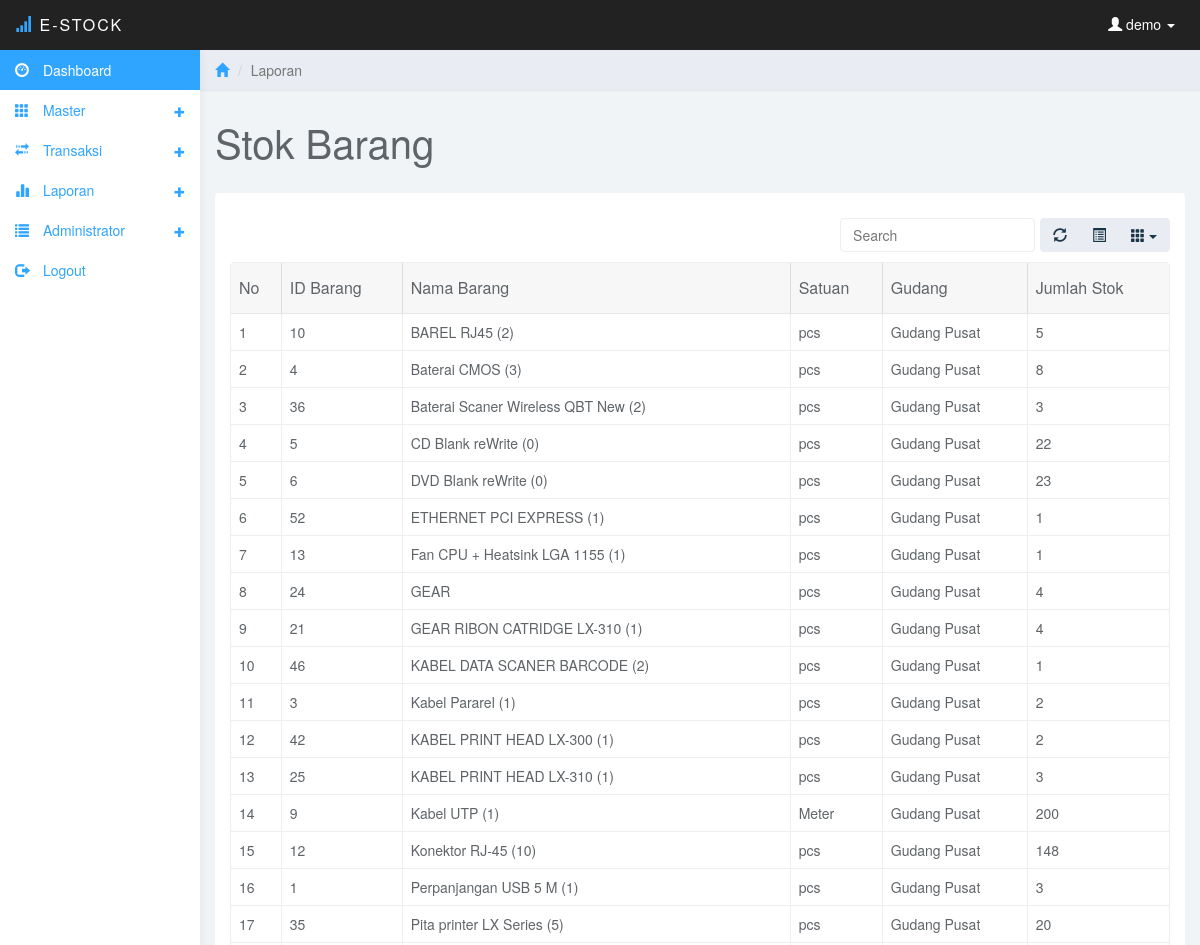
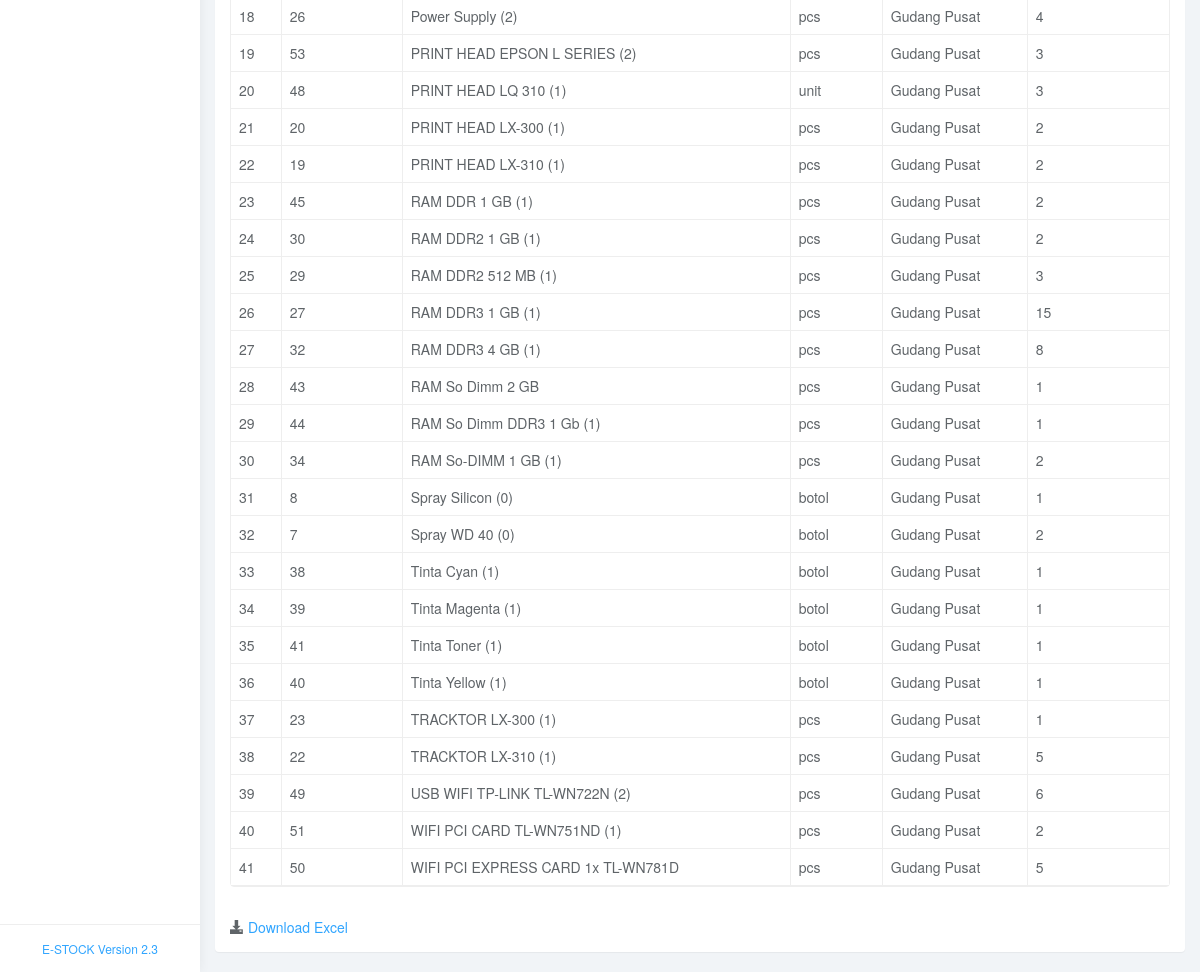
Page /laporan1.php (signed in) on the committed database (2 pictures, top to bottom).
### tables this page shows
CREATE TABLE `posisi` (
  `id_posisi` int(11) NOT NULL,
  `id_barang` int(11) NOT NULL,
  `id_gudang` int(11) NOT NULL,
  `stok` int(11) NOT NULL
);

CREATE TABLE `barang` (
  `id_barang` int(11) NOT NULL,
  `nama_barang` varchar(50) NOT NULL,
  `satuan` varchar(10) NOT NULL,
  `harga_beli` int(11) NOT NULL,
  `harga_jual` int(11) NOT NULL
);

CREATE TABLE `gudang` (
  `id_gudang` int(11) NOT NULL,
  `kode_gudang` varchar(20) NOT NULL,
  `nama_gudang` varchar(30) NOT NULL
);

### laporan1.php (the view, shortened to what this page needs)
<?php
include ("koneksi/koneksi.php");
$pengguna=$_SESSION['username'];
?>
<!DOCTYPE html>
<html>
<head>
<link href="css/bootstrap.min.css" rel="stylesheet">
<link href="css/datepicker3.css" rel="stylesheet">
<link href="css/bootstrap-table.css" rel="stylesheet">
<link href="css/styles.css" rel="stylesheet">
</head>
<body>
	<nav class="navbar navbar-inverse navbar-fixed-top" role="navigation">
		<div class="container-fluid">
			<div class="navbar-header">
				<a class="navbar-brand" href="#"><span class="glyphicon glyphicon-signal"></span> E-Stock<span></span></a>
				<ul class="user-menu">
					<li class="dropdown pull-right">
						<a href="#" class="dropdown-toggle" data-toggle="dropdown"><span class="glyphicon glyphicon-user"></span>
						<?php
						echo " $pengguna";
						?>
						<span class="caret"></span></a>
					</li>
				</ul>
			</div>
		</div>
	</nav>
	<?php
	include("menu.php");
	?>
	<div class="col-sm-9 col-sm-offset-3 col-lg-10 col-lg-offset-2 main">
		<div class="row">
			<ol class="breadcrumb">
				<li><a href="#"><span class="glyphicon glyphicon-home"></span></a></li>
				<li class="active">Laporan</li>
			</ol>
		</div>
		<div class="row">
			<div class="col-lg-12">
				<h1 class="page-header">Stok Barang</h1>
			</div>
		</div>
		<div class="row">
			<div class="col-lg-12">
				<div class="panel panel-default">
					<div class="panel-body">
						<table data-toggle="table" data-url="tables/data1.json"  data-show-refresh="true" data-show-toggle="true" data-show-columns="true" data-search="true" data-select-item-name="toolbar1" data-pagination="false" data-sort-name="name" data-sort-order="asc">
						    <thead>
						    <tr>
								<th data-field="no" data-sortable="true">No</th>
						        <th data-field="idbarang"  data-sortable="true">ID Barang</th>
								<th data-field="namabarang"  data-sortable="true">Nama Barang</th>
						        <th data-field="satuan" data-sortable="true">Satuan</th>
								<th data-field="gudang" data-sortable="true">Gudang</th>
								<th data-field="stok" data-sortable="true">Jumlah Stok</th>
							</tr>
							</thead>
							<tbody>
							<?php
							if(substr($_SESSION['level'],0,6)=='gudang')
							{
								$sqlcari=mysqli_query($con,"select * from gudang where kode_gudang='$_SESSION[level]'");
								$dtcari=mysqli_fetch_array($sqlcari);
								$idgudang=$dtcari['id_gudang'];
								$sqlbarang="select b.id_barang, b.nama_barang,b.satuan, g.id_gudang, g.nama_gudang,p.stok from barang b, gudang g, posisi p where (b.id_barang=p.id_barang) and (g.id_gudang=p.id_gudang) and (p.id_gudang='$idgudang') order by b.nama_barang asc";
							}
							else
							{
								$sqlbarang="select b.id_barang, b.nama_barang,b.satuan, g.id_gudang, g.nama_gudang,p.stok from barang b, gudang g, posisi p where (b.id_barang=p.id_barang) and (g.id_gudang=p.id_gudang) order by b.nama_barang asc";
							}
							$querybarang=mysqli_query($con,$sqlbarang);
							$urut=1;
							while ($databarang=mysqli_fetch_array($querybarang))
							{
							$idbrg=$databarang['id_barang'];
							$namabrg=$databarang['nama_barang'];
							$satuan=$databarang['satuan'];
							$gudang=$databarang['nama_gudang'];
							$stok=$databarang['stok'];
							echo '
							<tr>
						        <td data-field="no"  data-sortable="true">'.$urut.'</td>
								<td data-field="idbarang"  data-sortable="true">'.$idbrg.'</td>
								<td data-field="namabarang"  data-sortable="true">'.$namabrg.'</td>
						        <td data-field="satuan" data-sortable="true">'.$satuan.'</td>
								<td data-field="gudang" data-sortable="true">'.$gudang.'</td>
								<td data-field="stok" data-sortable="true">'.$stok.'</td>
						    </tr>';
							$urut++;
							}
							?>
						    </tbody>
						</table>
					</div>
					<div class="panel-body"><span class="glyphicon glyphicon-download-alt"></span> <a href="download-stok.php">Download Excel</a></div>
				</div>
			</div>
		</div>
	</div>
</body>
</html>

### css/styles.css (style rules this page uses)
body { background: #f1f4f7; padding-top: 50px; color: #5f6468; }
a, a:hover, a:focus { color: #30a5ff; }
h1, h2, h3, h4, h5, h6 { color: #5f6468; }
h1 { font-weight: 300; font-size: 40px; }
.navbar-header .navbar-brand { color: #fff; font-size: 16px; text-transform: uppercase; font-weight: 500; letter-spacing: 2px; }
.navbar-header .navbar-brand span { color: #30a5ff; }
.panel { border: 0; }
.navbar { border: 0; }
.user-menu { display: inline-block; margin-top: 14px; margin-right: 10px; float: right; list-style: none; padding: 0; }
.user-menu a { color: #fff; }
@media (min-width: 768px) { .navbar-header { width: 100%; } }
.breadcrumb { border-radius: 0; padding: 10px 15px; background: #e9ecf2; box-shadow: 0 1px 1px rgba(0, 0, 0, .05); margin: 0 ; }
h1.page-header { margin-top: 30px; border-bottom: 0; }
.table { background: #fff; }

### rows in the picture
posisi: id_barang.id_barang "10", id_barang.nama_barang "BAREL RJ45 (2)", id_barang.satuan "pcs", id_gudang.nama_gudang "Gudang Pusat", stok "5"
posisi: id_barang.id_barang "4", id_barang.nama_barang "Baterai CMOS (3)", id_barang.satuan "pcs", id_gudang.nama_gudang "Gudang Pusat", stok "8"
posisi: id_barang.id_barang "36", id_barang.nama_barang "Baterai Scaner Wireless QBT New (2)", id_barang.satuan "pcs", id_gudang.nama_gudang "Gudang Pusat", stok "3"
posisi: id_barang.id_barang "5", id_barang.nama_barang "CD Blank reWrite (0)", id_barang.satuan "pcs", id_gudang.nama_gudang "Gudang Pusat", stok "22"
posisi: id_barang.id_barang "6", id_barang.nama_barang "DVD Blank reWrite (0)", id_barang.satuan "pcs", id_gudang.nama_gudang "Gudang Pusat", stok "23"
posisi: id_barang.id_barang "52", id_barang.nama_barang "ETHERNET PCI EXPRESS (1)", id_barang.satuan "pcs", id_gudang.nama_gudang "Gudang Pusat", stok "1"
posisi: id_barang.id_barang "13", id_barang.nama_barang "Fan CPU + Heatsink LGA 1155 (1)", id_barang.satuan "pcs", id_gudang.nama_gudang "Gudang Pusat", stok "1"
posisi: id_barang.id_barang "24", id_barang.nama_barang "GEAR", id_barang.satuan "pcs", id_gudang.nama_gudang "Gudang Pusat", stok "4"
posisi: id_barang.id_barang "21", id_barang.nama_barang "GEAR RIBON CATRIDGE LX-310 (1)", id_barang.satuan "pcs", id_gudang.nama_gudang "Gudang Pusat", stok "4"
posisi: id_barang.id_barang "46", id_barang.nama_barang "KABEL DATA SCANER BARCODE (2)", id_barang.satuan "pcs", id_gudang.nama_gudang "Gudang Pusat", stok "1"
posisi: id_barang.id_barang "3", id_barang.nama_barang "Kabel Pararel (1)", id_barang.satuan "pcs", id_gudang.nama_gudang "Gudang Pusat", stok "2"
posisi: id_barang.id_barang "42", id_barang.nama_barang "KABEL PRINT HEAD LX-300 (1)", id_barang.satuan "pcs", id_gudang.nama_gudang "Gudang Pusat", stok "2"
posisi: id_barang.id_barang "25", id_barang.nama_barang "KABEL PRINT HEAD LX-310 (1)", id_barang.satuan "pcs", id_gudang.nama_gudang "Gudang Pusat", stok "3"
posisi: id_barang.id_barang "9", id_barang.nama_barang "Kabel UTP (1)", id_barang.satuan "Meter", id_gudang.nama_gudang "Gudang Pusat", stok "200"
posisi: id_barang.id_barang "12", id_barang.nama_barang "Konektor RJ-45 (10)", id_barang.satuan "pcs", id_gudang.nama_gudang "Gudang Pusat", stok "148"
posisi: id_barang.id_barang "1", id_barang.nama_barang "Perpanjangan USB 5 M (1)", id_barang.satuan "pcs", id_gudang.nama_gudang "Gudang Pusat", stok "3"
posisi: id_barang.id_barang "35", id_barang.nama_barang "Pita printer LX Series (5)", id_barang.satuan "pcs", id_gudang.nama_gudang "Gudang Pusat", stok "20"
posisi: id_barang.id_barang "26", id_barang.nama_barang "Power Supply (2)", id_barang.satuan "pcs", id_gudang.nama_gudang "Gudang Pusat", stok "4"
posisi: id_barang.id_barang "53", id_barang.nama_barang "PRINT HEAD EPSON L SERIES (2)", id_barang.satuan "pcs", id_gudang.nama_gudang "Gudang Pusat", stok "3"
posisi: id_barang.id_barang "48", id_barang.nama_barang "PRINT HEAD LQ 310 (1)", id_barang.satuan "unit", id_gudang.nama_gudang "Gudang Pusat", stok "3"
posisi: id_barang.id_barang "20", id_barang.nama_barang "PRINT HEAD LX-300 (1)", id_barang.satuan "pcs", id_gudang.nama_gudang "Gudang Pusat", stok "2"
posisi: id_barang.id_barang "19", id_barang.nama_barang "PRINT HEAD LX-310 (1)", id_barang.satuan "pcs", id_gudang.nama_gudang "Gudang Pusat", stok "2"
posisi: id_barang.id_barang "45", id_barang.nama_barang "RAM DDR 1 GB (1)", id_barang.satuan "pcs", id_gudang.nama_gudang "Gudang Pusat", stok "2"
posisi: id_barang.id_barang "30", id_barang.nama_barang "RAM DDR2 1 GB (1)", id_barang.satuan "pcs", id_gudang.nama_gudang "Gudang Pusat", stok "2"
posisi: id_barang.id_barang "29", id_barang.nama_barang "RAM DDR2 512 MB (1)", id_barang.satuan "pcs", id_gudang.nama_gudang "Gudang Pusat", stok "3"
posisi: id_barang.id_barang "27", id_barang.nama_barang "RAM DDR3 1 GB (1)", id_barang.satuan "pcs", id_gudang.nama_gudang "Gudang Pusat", stok "15"
posisi: id_barang.id_barang "32", id_barang.nama_barang "RAM DDR3 4 GB (1)", id_barang.satuan "pcs", id_gudang.nama_gudang "Gudang Pusat", stok "8"
posisi: id_barang.id_barang "43", id_barang.nama_barang "RAM So Dimm 2 GB", id_barang.satuan "pcs", id_gudang.nama_gudang "Gudang Pusat", stok "1"
posisi: id_barang.id_barang "44", id_barang.nama_barang "RAM So Dimm DDR3 1 Gb (1)", id_barang.satuan "pcs", id_gudang.nama_gudang "Gudang Pusat", stok "1"
posisi: id_barang.id_barang "34", id_barang.nama_barang "RAM So-DIMM 1 GB (1)", id_barang.satuan "pcs", id_gudang.nama_gudang "Gudang Pusat", stok "2"
posisi: id_barang.id_barang "8", id_barang.nama_barang "Spray Silicon (0)", id_barang.satuan "botol", id_gudang.nama_gudang "Gudang Pusat", stok "1"
posisi: id_barang.id_barang "7", id_barang.nama_barang "Spray WD 40 (0)", id_barang.satuan "botol", id_gudang.nama_gudang "Gudang Pusat", stok "2"
posisi: id_barang.id_barang "38", id_barang.nama_barang "Tinta Cyan (1)", id_barang.satuan "botol", id_gudang.nama_gudang "Gudang Pusat", stok "1"
posisi: id_barang.id_barang "39", id_barang.nama_barang "Tinta Magenta (1)", id_barang.satuan "botol", id_gudang.nama_gudang "Gudang Pusat", stok "1"
posisi: id_barang.id_barang "41", id_barang.nama_barang "Tinta Toner (1)", id_barang.satuan "botol", id_gudang.nama_gudang "Gudang Pusat", stok "1"
posisi: id_barang.id_barang "40", id_barang.nama_barang "Tinta Yellow (1)", id_barang.satuan "botol", id_gudang.nama_gudang "Gudang Pusat", stok "1"
posisi: id_barang.id_barang "23", id_barang.nama_barang "TRACKTOR LX-300 (1)", id_barang.satuan "pcs", id_gudang.nama_gudang "Gudang Pusat", stok "1"
posisi: id_barang.id_barang "22", id_barang.nama_barang "TRACKTOR LX-310 (1)", id_barang.satuan "pcs", id_gudang.nama_gudang "Gudang Pusat", stok "5"
posisi: id_barang.id_barang "49", id_barang.nama_barang "USB WIFI TP-LINK TL-WN722N (2)", id_barang.satuan "pcs", id_gudang.nama_gudang "Gudang Pusat", stok "6"
posisi: id_barang.id_barang "51", id_barang.nama_barang "WIFI PCI CARD TL-WN751ND (1)", id_barang.satuan "pcs", id_gudang.nama_gudang "Gudang Pusat", stok "2"
posisi: id_barang.id_barang "50", id_barang.nama_barang "WIFI PCI EXPRESS CARD 1x TL-WN781D", id_barang.satuan "pcs", id_gudang.nama_gudang "Gudang Pusat", stok "5"

### other values in the picture
$pengguna "demo"
